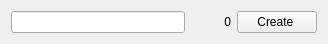
<?xml version="1.0" encoding="UTF-8"?>
<ui version="4.0">
 <class>Form</class>
 <widget class="QWidget" name="Form">
  <property name="geometry">
   <rect>
    <x>0</x>
    <y>0</y>
    <width>328</width>
    <height>43</height>
   </rect>
  </property>
  <property name="windowTitle">
   <string>Form</string>
  </property>
  <layout class="QHBoxLayout" name="horizontalLayout">
   <item>
    <widget class="QLineEdit" name="le_category_name"/>
   </item>
   <item>
    <widget class="QLabel" name="lbl_nb_images">
     <property name="minimumSize">
      <size>
       <width>40</width>
       <height>0</height>
      </size>
     </property>
     <property name="text">
      <string>0</string>
     </property>
     <property name="alignment">
      <set>Qt::AlignRight|Qt::AlignTrailing|Qt::AlignVCenter</set>
     </property>
    </widget>
   </item>
   <item>
    <widget class="QPushButton" name="btn_record">
     <property name="text">
      <string>Create </string>
     </property>
    </widget>
   </item>
  </layout>
 </widget>
 <resources/>
 <connections/>
</ui>
